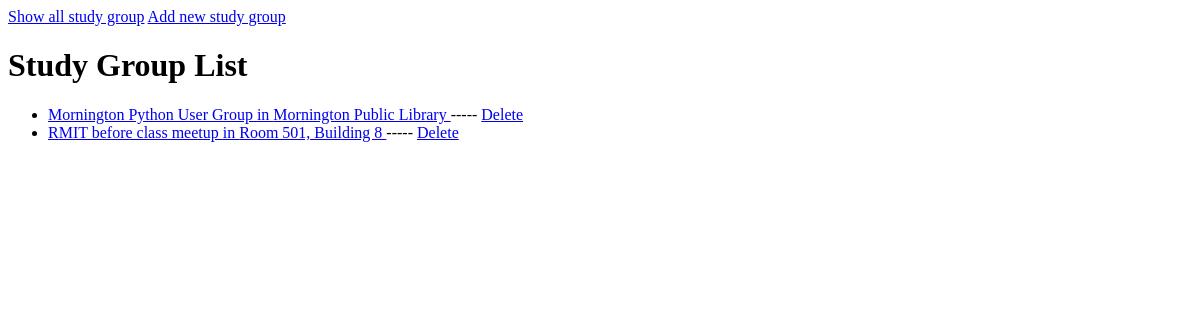
Page /courses/groups on the earlier database version.
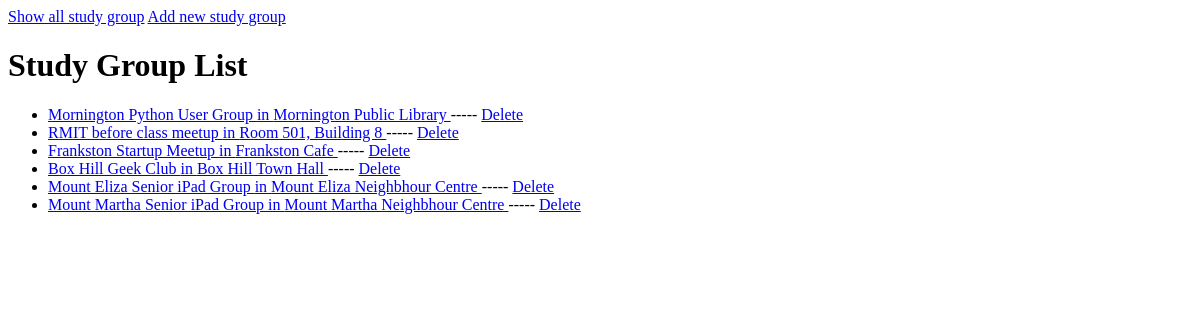
Same page on the later database version.
### courses/models.py (models this page shows, shortened)
class StudyGroup(models.Model):
    name = models.CharField(max_length=255)
    location = models.CharField(max_length=255)
    next_at = models.DateTimeField()
    host = models.ForeignKey(User, on_delete=models.CASCADE)

### courses/views.py (the view)
# urls.py: path("groups", views.StudyGroupListView.as_view(), name="list"),
class StudyGroupListView(ListView):
    model = StudyGroup

### courses/templates/courses/studygroup_list.html
{% extends "courses/base.html" %}
{% block content %}
<h1>Study Group List</h1>
<ul>
{% for group in object_list %}
    <li>
        <a href="{% url "courses:update" pk=group.pk %}">{{ group.name }} in {{ group.location }} </a>
        -----
        <a href="{% url "courses:delete" pk=group.pk %}">Delete</a>
    </li>
{% empty %}
    <li>No study group yet.</li>
{% endfor %}
</ul>
{% endblock %}

### courses/templates/courses/base.html (shortened to what this page needs)
<!DOCTYPE html>
<html lang="en">
<head>
</head>
<body>
    <a href="{% url "courses:list" %}">Show all study group</a>
    <a href="{% url "courses:create" %}">Add new study group</a>
    {% block content %}{% endblock %}
</body>
</html>

Differences in the rows shown:
added StudyGroup: name "Frankston Startup Meetup", location "Frankston Cafe"
added StudyGroup: name "Box Hill Geek Club", location "Box Hill Town Hall"
added StudyGroup: name "Mount Eliza Senior iPad Group", location "Mount Eliza Neighbhour Centre"
added StudyGroup: name "Mount Martha Senior iPad Group", location "Mount Martha Neighbhour Centre"
